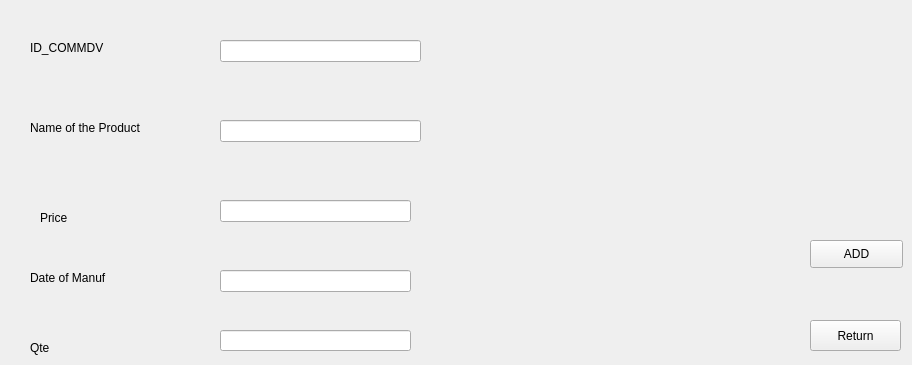
      <widget class="QWidget" name="tab_8">
       <attribute name="title">
        <string>Add Product</string>
       </attribute>
       <widget class="QLabel" name="label_22">
        <property name="geometry">
         <rect>
          <x>30</x>
          <y>40</y>
          <width>111</width>
          <height>16</height>
         </rect>
        </property>
        <property name="text">
         <string>ID_COMMDV</string>
        </property>
       </widget>
       <widget class="QLabel" name="label_23">
        <property name="geometry">
         <rect>
          <x>30</x>
          <y>120</y>
          <width>131</width>
          <height>16</height>
         </rect>
        </property>
        <property name="text">
         <string>Name of the Product</string>
        </property>
       </widget>
       <widget class="QLabel" name="label_24">
        <property name="geometry">
         <rect>
          <x>40</x>
          <y>210</y>
          <width>55</width>
          <height>16</height>
         </rect>
        </property>
        <property name="text">
         <string>Price</string>
        </property>
       </widget>
       <widget class="QLabel" name="label_25">
        <property name="geometry">
         <rect>
          <x>30</x>
          <y>270</y>
          <width>101</width>
          <height>16</height>
         </rect>
        </property>
        <property name="text">
         <string>Date of Manuf</string>
        </property>
       </widget>
       <widget class="QLineEdit" name="l_add_idv">
        <property name="geometry">
         <rect>
          <x>220</x>
          <y>40</y>
          <width>201</width>
          <height>22</height>
         </rect>
        </property>
       </widget>
       <widget class="QLineEdit" name="l_add_name">
        <property name="geometry">
         <rect>
          <x>220</x>
          <y>120</y>
          <width>201</width>
          <height>22</height>
         </rect>
        </property>
       </widget>
       <widget class="QLineEdit" name="l_add_price">
        <property name="geometry">
         <rect>
          <x>220</x>
          <y>200</y>
          <width>191</width>
          <height>22</height>
         </rect>
        </property>
       </widget>
       <widget class="QPushButton" name="ADD_Product">
        <property name="geometry">
         <rect>
          <x>810</x>
          <y>240</y>
          <width>93</width>
          <height>28</height>
         </rect>
        </property>
        <property name="text">
         <string>ADD</string>
        </property>
       </widget>
       <widget class="QLineEdit" name="l_add_dateM">
        <property name="geometry">
         <rect>
          <x>220</x>
          <y>270</y>
          <width>191</width>
          <height>22</height>
         </rect>
        </property>
       </widget>
       <widget class="QPushButton" name="ReturnP">
        <property name="geometry">
         <rect>
          <x>810</x>
          <y>320</y>
          <width>91</width>
          <height>31</height>
         </rect>
        </property>
        <property name="text">
         <string>Return</string>
        </property>
       </widget>
       <widget class="QLabel" name="label_59">
        <property name="geometry">
         <rect>
          <x>30</x>
          <y>340</y>
          <width>55</width>
          <height>16</height>
         </rect>
        </property>
        <property name="text">
         <string>Qte</string>
        </property>
       </widget>
       <widget class="QLineEdit" name="l_add_qte">
        <property name="geometry">
         <rect>
          <x>220</x>
          <y>330</y>
          <width>191</width>
          <height>21</height>
         </rect>
        </property>
       </widget>
      </widget>
